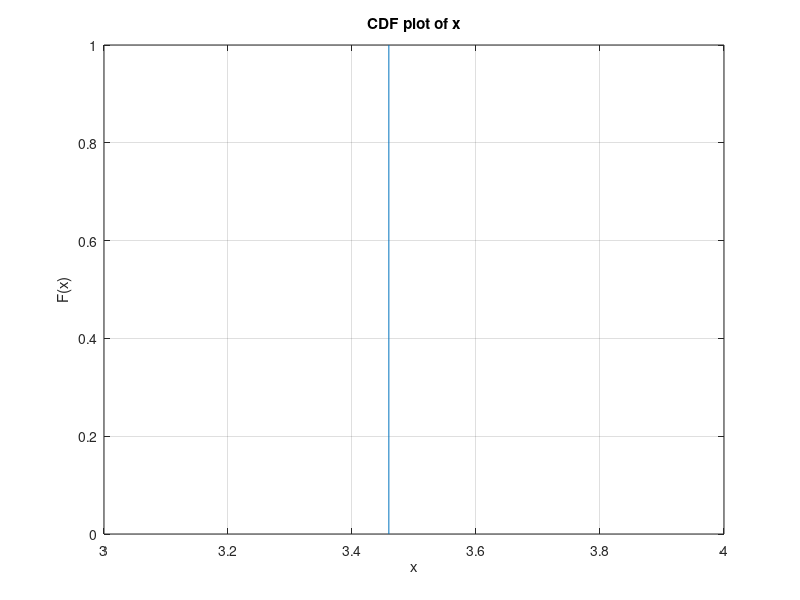

MATLAB code to generate this figure:
% H: N X M?

% H_los: all elements equal to 1

% SNR: N=1 for all antenna -> SNR = P (remember to convert from dB to units)
% to find linear from dB: x = 10^(dB/10)

% dB = 10*log_10(x)

% generate H using randN

% ES 1

% Compute and plot the CDF of capacity for the 
% case of SISO AWGN( K = infinite ?) and SISO Rayleigh fading 
% channel (K=0) at 10 dB SNR.
% SISO -> N = 1, M = 1

% SISO AWGN
N = 1;
M = 1;

total_iterations = 200;

Capacities = zeros(1, total_iterations);

for i = 1:total_iterations
    %H = ones(M,N) + norm(M,N);
    % H = randn(M,N);

    H = ones(N, M);
    
    Identity_N = eye(N);
    Identity_M = eye(M);
    
    P = 10;
    Q = (P/M)*Identity_M;
    
    trace_Q = trace(Q);
    
    Capacities(1, i) = log2(det(Identity_N + H*Q*ctranspose(H)));
end

cdfplot(Capacities)

% values = unique([-20 Capacities 20]);             %// obtain values where CDF should be computed
% F = cumsum(histc(Capacities, values))/numel(Capacities);   %// compute CDF
% stairs(values, F)                        %// do the plot
% axis([min(values) max(values) -.2 1.2])  %// adjust axes
% 
% fontSize = 15;
% title('cdf of Capacities (AWGN)', 'FontSize', fontSize);
% ylabel('cdf', 'FontSize', fontSize);
% xlabel('Capacity', 'FontSize', fontSize);
% grid on;
% 
